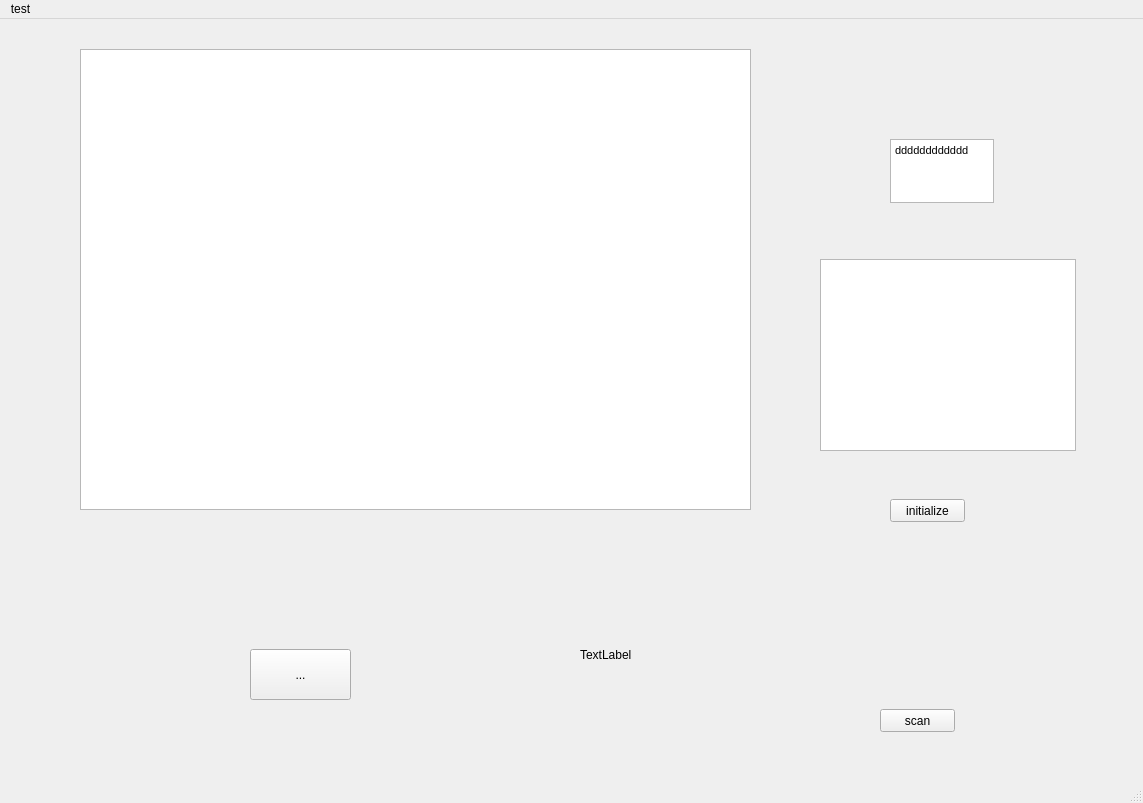
<?xml version="1.0" encoding="UTF-8"?>
<ui version="4.0">
 <class>MainWindow</class>
 <widget class="QMainWindow" name="MainWindow">
  <property name="geometry">
   <rect>
    <x>0</x>
    <y>0</y>
    <width>1143</width>
    <height>803</height>
   </rect>
  </property>
  <property name="windowTitle">
   <string>MainWindow</string>
  </property>
  <widget class="QWidget" name="centralwidget">
   <widget class="QPushButton" name="pushButton">
    <property name="geometry">
     <rect>
      <x>880</x>
      <y>690</y>
      <width>75</width>
      <height>23</height>
     </rect>
    </property>
    <property name="text">
     <string>scan</string>
    </property>
   </widget>
   <widget class="QGraphicsView" name="graphicsView">
    <property name="geometry">
     <rect>
      <x>80</x>
      <y>30</y>
      <width>671</width>
      <height>461</height>
     </rect>
    </property>
   </widget>
   <widget class="QTextEdit" name="textEdit">
    <property name="geometry">
     <rect>
      <x>890</x>
      <y>120</y>
      <width>104</width>
      <height>64</height>
     </rect>
    </property>
    <property name="html">
     <string>&lt;!DOCTYPE HTML PUBLIC &quot;-//W3C//DTD HTML 4.0//EN&quot; &quot;http://www.w3.org/TR/REC-html40/strict.dtd&quot;&gt;
&lt;html&gt;&lt;head&gt;&lt;meta name=&quot;qrichtext&quot; content=&quot;1&quot; /&gt;&lt;style type=&quot;text/css&quot;&gt;
p, li { white-space: pre-wrap; }
&lt;/style&gt;&lt;/head&gt;&lt;body style=&quot; font-family:'MS Shell Dlg 2'; font-size:8.25pt; font-weight:400; font-style:normal;&quot;&gt;
&lt;p style=&quot; margin-top:0px; margin-bottom:0px; margin-left:0px; margin-right:0px; -qt-block-indent:0; text-indent:0px;&quot;&gt;&lt;span style=&quot; font-size:8pt;&quot;&gt;dddddddddddd&lt;/span&gt;&lt;/p&gt;&lt;/body&gt;&lt;/html&gt;</string>
    </property>
   </widget>
   <widget class="QToolButton" name="toolButton">
    <property name="geometry">
     <rect>
      <x>250</x>
      <y>630</y>
      <width>101</width>
      <height>51</height>
     </rect>
    </property>
    <property name="text">
     <string>...</string>
    </property>
   </widget>
   <widget class="QPushButton" name="pushButton_2">
    <property name="geometry">
     <rect>
      <x>890</x>
      <y>480</y>
      <width>75</width>
      <height>23</height>
     </rect>
    </property>
    <property name="text">
     <string>initialize</string>
    </property>
   </widget>
   <widget class="QLabel" name="label">
    <property name="geometry">
     <rect>
      <x>580</x>
      <y>610</y>
      <width>121</width>
      <height>51</height>
     </rect>
    </property>
    <property name="text">
     <string>TextLabel</string>
    </property>
   </widget>
   <widget class="QTextBrowser" name="textBrowser">
    <property name="geometry">
     <rect>
      <x>820</x>
      <y>240</y>
      <width>256</width>
      <height>192</height>
     </rect>
    </property>
   </widget>
   <zorder>pushButton</zorder>
   <zorder>graphicsView</zorder>
   <zorder>textEdit</zorder>
   <zorder>pushButton_2</zorder>
   <zorder>toolButton</zorder>
   <zorder>label</zorder>
   <zorder>textBrowser</zorder>
  </widget>
  <widget class="QMenuBar" name="menubar">
   <property name="geometry">
    <rect>
     <x>0</x>
     <y>0</y>
     <width>1143</width>
     <height>17</height>
    </rect>
   </property>
   <widget class="QMenu" name="menuTest">
    <property name="title">
     <string>test</string>
    </property>
    <addaction name="actionTest1"/>
   </widget>
   <addaction name="menuTest"/>
  </widget>
  <widget class="QStatusBar" name="statusbar"/>
  <action name="actionTest1">
   <property name="text">
    <string>test1</string>
   </property>
  </action>
 </widget>
 <resources/>
 <connections/>
</ui>
